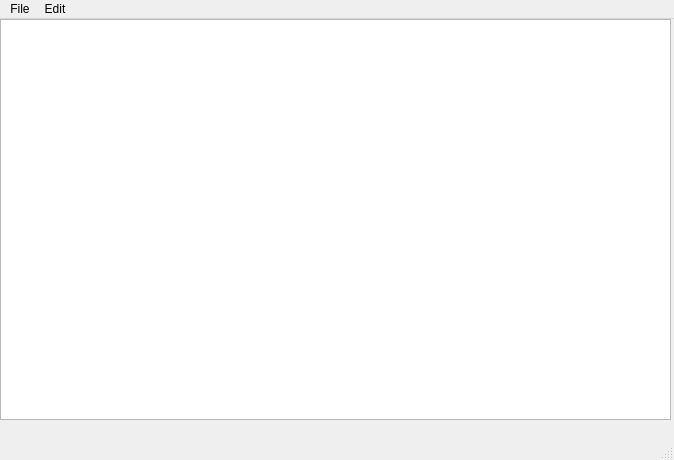
<?xml version="1.0" encoding="UTF-8"?>
<ui version="4.0">
 <class>notepad</class>
 <widget class="QMainWindow" name="notepad">
  <property name="geometry">
   <rect>
    <x>0</x>
    <y>0</y>
    <width>674</width>
    <height>460</height>
   </rect>
  </property>
  <property name="windowTitle">
   <string>MainWindow</string>
  </property>
  <widget class="QWidget" name="centralwidget">
   <widget class="QWidget" name="verticalLayoutWidget">
    <property name="geometry">
     <rect>
      <x>0</x>
      <y>0</y>
      <width>671</width>
      <height>401</height>
     </rect>
    </property>
    <layout class="QVBoxLayout" name="verticalLayout">
     <item>
      <widget class="QTextEdit" name="textEdit">
       <property name="styleSheet">
        <string notr="true"/>
       </property>
      </widget>
     </item>
    </layout>
   </widget>
  </widget>
  <widget class="QMenuBar" name="menubar">
   <property name="geometry">
    <rect>
     <x>0</x>
     <y>0</y>
     <width>674</width>
     <height>25</height>
    </rect>
   </property>
   <widget class="QMenu" name="menuFile">
    <property name="title">
     <string>File</string>
    </property>
    <addaction name="actionNew"/>
    <addaction name="actionOpen"/>
    <addaction name="actionSave_as"/>
    <addaction name="actionPrint"/>
    <addaction name="actionExit"/>
   </widget>
   <widget class="QMenu" name="menuEdit">
    <property name="title">
     <string>Edit</string>
    </property>
    <addaction name="actionCopy"/>
    <addaction name="actionCut"/>
    <addaction name="actionCut_2"/>
    <addaction name="actionUndo"/>
    <addaction name="actionRedo"/>
   </widget>
   <addaction name="menuFile"/>
   <addaction name="menuEdit"/>
  </widget>
  <widget class="QStatusBar" name="statusbar"/>
  <action name="actionNew">
   <property name="icon">
    <iconset resource="imgs.qrc">
     <normaloff>:/new/prefix1/Icons/New.bmp</normaloff>:/new/prefix1/Icons/New.bmp</iconset>
   </property>
   <property name="text">
    <string>New</string>
   </property>
  </action>
  <action name="actionOpen">
   <property name="icon">
    <iconset resource="imgs.qrc">
     <normaloff>:/new/prefix1/Icons/Open.bmp</normaloff>:/new/prefix1/Icons/Open.bmp</iconset>
   </property>
   <property name="text">
    <string>Open</string>
   </property>
  </action>
  <action name="actionSave_as">
   <property name="icon">
    <iconset resource="imgs.qrc">
     <normaloff>:/new/prefix1/Icons/Save.bmp</normaloff>:/new/prefix1/Icons/Save.bmp</iconset>
   </property>
   <property name="text">
    <string>Save as</string>
   </property>
  </action>
  <action name="actionExit">
   <property name="icon">
    <iconset resource="imgs.qrc">
     <normaloff>:/new/prefix1/Icons/DeleteSticky.bmp</normaloff>:/new/prefix1/Icons/DeleteSticky.bmp</iconset>
   </property>
   <property name="text">
    <string>Exit</string>
   </property>
  </action>
  <action name="actionCopy">
   <property name="icon">
    <iconset>
     <normalon>:/new/prefix1/Icons/Copy.bmp</normalon>
    </iconset>
   </property>
   <property name="text">
    <string>Copy</string>
   </property>
  </action>
  <action name="actionCut">
   <property name="icon">
    <iconset resource="imgs.qrc">
     <normaloff>:/new/prefix1/Icons/Paste.bmp</normaloff>:/new/prefix1/Icons/Paste.bmp</iconset>
   </property>
   <property name="text">
    <string>Paste</string>
   </property>
  </action>
  <action name="actionCut_2">
   <property name="icon">
    <iconset resource="imgs.qrc">
     <normaloff>:/new/prefix1/Icons/Cut.bmp</normaloff>:/new/prefix1/Icons/Cut.bmp</iconset>
   </property>
   <property name="text">
    <string>Cut</string>
   </property>
  </action>
  <action name="actionUndo">
   <property name="text">
    <string>Undo</string>
   </property>
  </action>
  <action name="actionRedo">
   <property name="text">
    <string>Redo</string>
   </property>
  </action>
  <action name="actionPrint">
   <property name="icon">
    <iconset resource="imgs.qrc">
     <normaloff>:/new/prefix1/Icons/Sticky.bmp</normaloff>:/new/prefix1/Icons/Sticky.bmp</iconset>
   </property>
   <property name="text">
    <string>Print</string>
   </property>
  </action>
 </widget>
 <resources>
  <include location="imgs.qrc"/>
 </resources>
 <connections/>
</ui>
